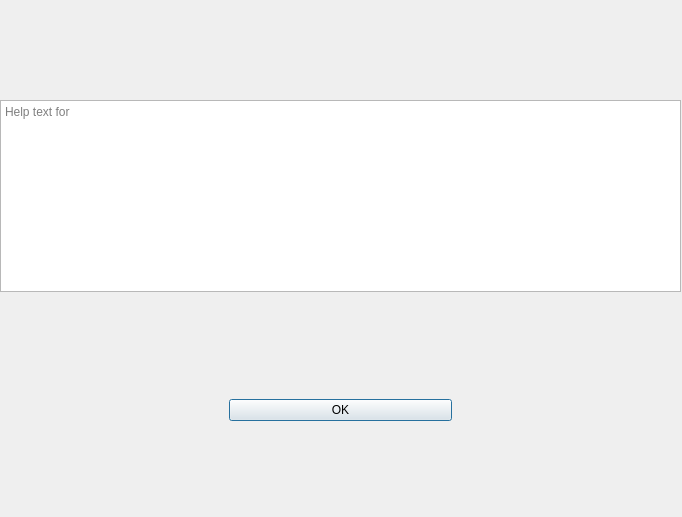
<?xml version="1.0" encoding="UTF-8"?>
<ui version="4.0">
 <class>Dialog</class>
 <widget class="QDialog" name="Dialog">
  <property name="geometry">
   <rect>
    <x>0</x>
    <y>0</y>
    <width>682</width>
    <height>517</height>
   </rect>
  </property>
  <property name="windowTitle">
   <string>Dialog</string>
  </property>
  <widget class="QWidget" name="gridLayoutWidget">
   <property name="geometry">
    <rect>
     <x>0</x>
     <y>0</y>
     <width>681</width>
     <height>521</height>
    </rect>
   </property>
   <layout class="QGridLayout" name="gridLayout">
    <item row="0" column="0">
     <spacer name="verticalSpacer_2">
      <property name="orientation">
       <enum>Qt::Vertical</enum>
      </property>
      <property name="sizeHint" stdset="0">
       <size>
        <width>20</width>
        <height>40</height>
       </size>
      </property>
     </spacer>
    </item>
    <item row="3" column="1">
     <widget class="QPushButton" name="go_back">
      <property name="text">
       <string>OK</string>
      </property>
     </widget>
    </item>
    <item row="1" column="0" colspan="3">
     <widget class="QTextBrowser" name="help_text">
      <property name="markdown">
       <string/>
      </property>
      <property name="overwriteMode">
       <bool>false</bool>
      </property>
      <property name="placeholderText">
       <string>Help text for &lt;insert screen here&gt;</string>
      </property>
     </widget>
    </item>
    <item row="4" column="2">
     <spacer name="verticalSpacer_3">
      <property name="orientation">
       <enum>Qt::Vertical</enum>
      </property>
      <property name="sizeHint" stdset="0">
       <size>
        <width>20</width>
        <height>40</height>
       </size>
      </property>
     </spacer>
    </item>
    <item row="2" column="2">
     <spacer name="verticalSpacer">
      <property name="orientation">
       <enum>Qt::Vertical</enum>
      </property>
      <property name="sizeHint" stdset="0">
       <size>
        <width>20</width>
        <height>40</height>
       </size>
      </property>
     </spacer>
    </item>
   </layout>
  </widget>
 </widget>
 <resources/>
 <connections>
  <connection>
   <sender>go_back</sender>
   <signal>clicked()</signal>
   <receiver>Dialog</receiver>
   <slot>accept()</slot>
   <hints>
    <hint type="sourcelabel">
     <x>435</x>
     <y>329</y>
    </hint>
    <hint type="destinationlabel">
     <x>541</x>
     <y>391</y>
    </hint>
   </hints>
  </connection>
 </connections>
</ui>
